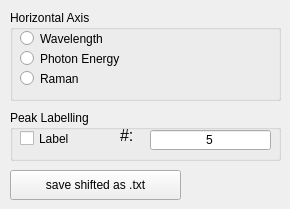
          <widget class="QWidget" name="tab_3">
           <attribute name="title">
            <string>Display</string>
           </attribute>
           <widget class="QGroupBox" name="groupBox_abscissa">
            <property name="geometry">
             <rect>
              <x>10</x>
              <y>10</y>
              <width>271</width>
              <height>91</height>
             </rect>
            </property>
            <property name="title">
             <string>Horizontal Axis</string>
            </property>
            <widget class="QRadioButton" name="radioButton_wavelength">
             <property name="geometry">
              <rect>
               <x>10</x>
               <y>20</y>
               <width>82</width>
               <height>17</height>
              </rect>
             </property>
             <property name="text">
              <string>Wavelength</string>
             </property>
            </widget>
            <widget class="QRadioButton" name="radioButton_photonEnergy">
             <property name="geometry">
              <rect>
               <x>10</x>
               <y>40</y>
               <width>121</width>
               <height>17</height>
              </rect>
             </property>
             <property name="text">
              <string>Photon Energy</string>
             </property>
            </widget>
            <widget class="QRadioButton" name="radioButton_raman">
             <property name="geometry">
              <rect>
               <x>10</x>
               <y>60</y>
               <width>82</width>
               <height>17</height>
              </rect>
             </property>
             <property name="text">
              <string>Raman</string>
             </property>
            </widget>
           </widget>
           <widget class="QGroupBox" name="groupBox_16">
            <property name="geometry">
             <rect>
              <x>10</x>
              <y>110</y>
              <width>271</width>
              <height>51</height>
             </rect>
            </property>
            <property name="title">
             <string>Peak Labelling</string>
            </property>
            <widget class="QCheckBox" name="checkBoxPeakLabeling">
             <property name="geometry">
              <rect>
               <x>10</x>
               <y>20</y>
               <width>51</width>
               <height>17</height>
              </rect>
             </property>
             <property name="text">
              <string>Label</string>
             </property>
            </widget>
            <widget class="QLineEdit" name="numberOfPeakLabels">
             <property name="geometry">
              <rect>
               <x>140</x>
               <y>20</y>
               <width>121</width>
               <height>20</height>
              </rect>
             </property>
             <property name="text">
              <string>5</string>
             </property>
             <property name="alignment">
              <set>Qt::AlignCenter</set>
             </property>
            </widget>
            <widget class="QLabel" name="label_19">
             <property name="geometry">
              <rect>
               <x>110</x>
               <y>10</y>
               <width>21</width>
               <height>31</height>
              </rect>
             </property>
             <property name="text">
              <string>&lt;!DOCTYPE HTML PUBLIC &quot;-//W3C//DTD HTML 4.0//EN&quot; &quot;http://www.w3.org/TR/REC-html40/strict.dtd&quot;&gt;
&lt;html&gt;&lt;head&gt;&lt;meta name=&quot;qrichtext&quot; content=&quot;1&quot; /&gt;&lt;style type=&quot;text/css&quot;&gt;
p, li { white-space: pre-wrap; }
&lt;/style&gt;&lt;/head&gt;&lt;body style=&quot; font-family:'MS Shell Dlg 2'; font-size:8pt; font-weight:400; font-style:normal;&quot;&gt;
&lt;p style=&quot; margin-top:0px; margin-bottom:0px; margin-left:0px; margin-right:0px; -qt-block-indent:0; text-indent:0px;&quot;&gt;&lt;span style=&quot; font-size:12pt;&quot;&gt;#:&lt;/span&gt;&lt;/p&gt;&lt;/body&gt;&lt;/html&gt;</string>
             </property>
            </widget>
           </widget>
           <widget class="QPushButton" name="pushButton_save">
            <property name="geometry">
             <rect>
              <x>10</x>
              <y>170</y>
              <width>171</width>
              <height>30</height>
             </rect>
            </property>
            <property name="sizePolicy">
             <sizepolicy hsizetype="Preferred" vsizetype="Maximum">
              <horstretch>0</horstretch>
              <verstretch>0</verstretch>
             </sizepolicy>
            </property>
            <property name="minimumSize">
             <size>
              <width>0</width>
              <height>30</height>
             </size>
            </property>
            <property name="text">
             <string>save shifted as .txt</string>
            </property>
           </widget>
          </widget>
